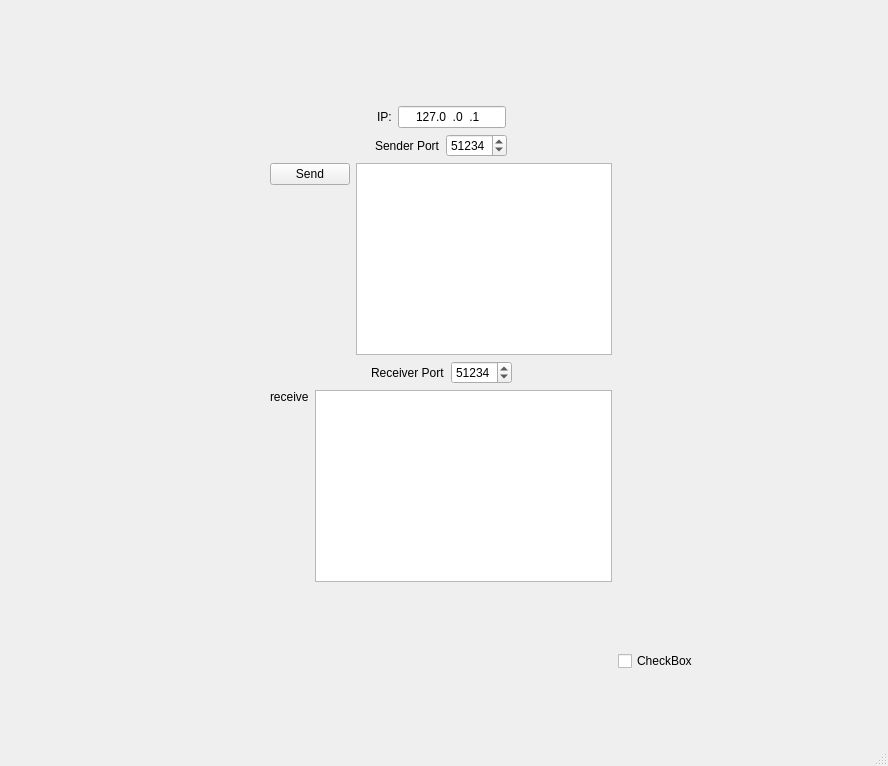
<?xml version="1.0" encoding="UTF-8"?>
<ui version="4.0">
 <class>MainWindow</class>
 <widget class="QMainWindow" name="MainWindow">
  <property name="geometry">
   <rect>
    <x>0</x>
    <y>0</y>
    <width>888</width>
    <height>766</height>
   </rect>
  </property>
  <property name="windowTitle">
   <string>MainWindow</string>
  </property>
  <widget class="QWidget" name="centralwidget">
   <layout class="QGridLayout" name="gridLayout">
    <item row="1" column="0">
     <spacer name="horizontalSpacer_4">
      <property name="orientation">
       <enum>Qt::Horizontal</enum>
      </property>
      <property name="sizeHint" stdset="0">
       <size>
        <width>255</width>
        <height>20</height>
       </size>
      </property>
     </spacer>
    </item>
    <item row="2" column="1">
     <spacer name="verticalSpacer_3">
      <property name="orientation">
       <enum>Qt::Vertical</enum>
      </property>
      <property name="sizeHint" stdset="0">
       <size>
        <width>20</width>
        <height>144</height>
       </size>
      </property>
     </spacer>
    </item>
    <item row="1" column="1">
     <layout class="QVBoxLayout" name="verticalLayout_3">
      <item>
       <layout class="QHBoxLayout" name="horizontalLayout">
        <item>
         <layout class="QVBoxLayout" name="verticalLayout">
          <item>
           <widget class="QPushButton" name="sendButton">
            <property name="text">
             <string>Send</string>
            </property>
           </widget>
          </item>
          <item>
           <spacer name="verticalSpacer">
            <property name="orientation">
             <enum>Qt::Vertical</enum>
            </property>
            <property name="sizeHint" stdset="0">
             <size>
              <width>20</width>
              <height>35</height>
             </size>
            </property>
           </spacer>
          </item>
         </layout>
        </item>
        <item>
         <widget class="QPlainTextEdit" name="sendText"/>
        </item>
       </layout>
      </item>
      <item>
       <layout class="QHBoxLayout" name="horizontalLayout_7">
        <item>
         <spacer name="horizontalSpacer_7">
          <property name="orientation">
           <enum>Qt::Horizontal</enum>
          </property>
          <property name="sizeHint" stdset="0">
           <size>
            <width>40</width>
            <height>20</height>
           </size>
          </property>
         </spacer>
        </item>
        <item>
         <layout class="QHBoxLayout" name="horizontalLayout_6">
          <item>
           <widget class="QLabel" name="label_3">
            <property name="text">
             <string>Receiver Port</string>
            </property>
           </widget>
          </item>
          <item>
           <widget class="QSpinBox" name="recvPort">
            <property name="maximum">
             <number>65535</number>
            </property>
            <property name="value">
             <number>51234</number>
            </property>
           </widget>
          </item>
         </layout>
        </item>
        <item>
         <spacer name="horizontalSpacer_8">
          <property name="orientation">
           <enum>Qt::Horizontal</enum>
          </property>
          <property name="sizeHint" stdset="0">
           <size>
            <width>40</width>
            <height>20</height>
           </size>
          </property>
         </spacer>
        </item>
       </layout>
      </item>
      <item>
       <layout class="QHBoxLayout" name="horizontalLayout_2">
        <item>
         <layout class="QVBoxLayout" name="verticalLayout_2">
          <item>
           <widget class="QLabel" name="recieve">
            <property name="text">
             <string>receive</string>
            </property>
           </widget>
          </item>
          <item>
           <spacer name="verticalSpacer_2">
            <property name="orientation">
             <enum>Qt::Vertical</enum>
            </property>
            <property name="sizeHint" stdset="0">
             <size>
              <width>20</width>
              <height>35</height>
             </size>
            </property>
           </spacer>
          </item>
         </layout>
        </item>
        <item>
         <widget class="QTextBrowser" name="recvText"/>
        </item>
       </layout>
      </item>
     </layout>
    </item>
    <item row="1" column="2">
     <spacer name="horizontalSpacer_3">
      <property name="orientation">
       <enum>Qt::Horizontal</enum>
      </property>
      <property name="sizeHint" stdset="0">
       <size>
        <width>254</width>
        <height>20</height>
       </size>
      </property>
     </spacer>
    </item>
    <item row="0" column="1">
     <layout class="QVBoxLayout" name="verticalLayout_5">
      <item>
       <spacer name="verticalSpacer_4">
        <property name="orientation">
         <enum>Qt::Vertical</enum>
        </property>
        <property name="sizeHint" stdset="0">
         <size>
          <width>20</width>
          <height>40</height>
         </size>
        </property>
       </spacer>
      </item>
      <item>
       <layout class="QVBoxLayout" name="verticalLayout_4">
        <item>
         <layout class="QHBoxLayout" name="horizontalLayout_5">
          <item>
           <spacer name="horizontalSpacer_5">
            <property name="orientation">
             <enum>Qt::Horizontal</enum>
            </property>
            <property name="sizeHint" stdset="0">
             <size>
              <width>37</width>
              <height>17</height>
             </size>
            </property>
           </spacer>
          </item>
          <item>
           <widget class="QLabel" name="label_2">
            <property name="text">
             <string>IP:</string>
            </property>
           </widget>
          </item>
          <item>
           <widget class="QLineEdit" name="inputIP">
            <property name="inputMask">
             <string>000.000.000.000</string>
            </property>
            <property name="text">
             <string>127.0.0.1</string>
            </property>
            <property name="maxLength">
             <number>15</number>
            </property>
            <property name="alignment">
             <set>Qt::AlignCenter</set>
            </property>
           </widget>
          </item>
          <item>
           <spacer name="horizontalSpacer_6">
            <property name="orientation">
             <enum>Qt::Horizontal</enum>
            </property>
            <property name="sizeHint" stdset="0">
             <size>
              <width>37</width>
              <height>17</height>
             </size>
            </property>
           </spacer>
          </item>
         </layout>
        </item>
        <item>
         <layout class="QHBoxLayout" name="horizontalLayout_4">
          <item>
           <spacer name="horizontalSpacer">
            <property name="orientation">
             <enum>Qt::Horizontal</enum>
            </property>
            <property name="sizeHint" stdset="0">
             <size>
              <width>40</width>
              <height>20</height>
             </size>
            </property>
           </spacer>
          </item>
          <item>
           <layout class="QHBoxLayout" name="horizontalLayout_3">
            <item>
             <widget class="QLabel" name="label">
              <property name="text">
               <string>Sender Port</string>
              </property>
             </widget>
            </item>
            <item>
             <widget class="QSpinBox" name="sendPort">
              <property name="maximum">
               <number>65535</number>
              </property>
              <property name="value">
               <number>51234</number>
              </property>
             </widget>
            </item>
           </layout>
          </item>
          <item>
           <spacer name="horizontalSpacer_2">
            <property name="orientation">
             <enum>Qt::Horizontal</enum>
            </property>
            <property name="sizeHint" stdset="0">
             <size>
              <width>40</width>
              <height>20</height>
             </size>
            </property>
           </spacer>
          </item>
         </layout>
        </item>
       </layout>
      </item>
     </layout>
    </item>
    <item row="2" column="2">
     <widget class="QCheckBox" name="recvSwitch">
      <property name="text">
       <string>CheckBox</string>
      </property>
     </widget>
    </item>
   </layout>
  </widget>
  <widget class="QMenuBar" name="menubar">
   <property name="geometry">
    <rect>
     <x>0</x>
     <y>0</y>
     <width>888</width>
     <height>23</height>
    </rect>
   </property>
  </widget>
  <widget class="QStatusBar" name="statusbar"/>
 </widget>
 <resources/>
 <connections/>
</ui>
